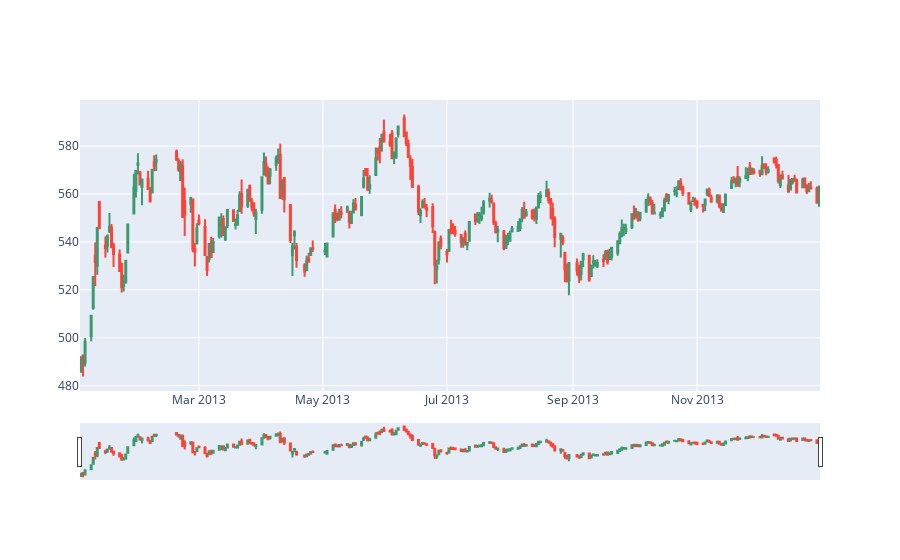
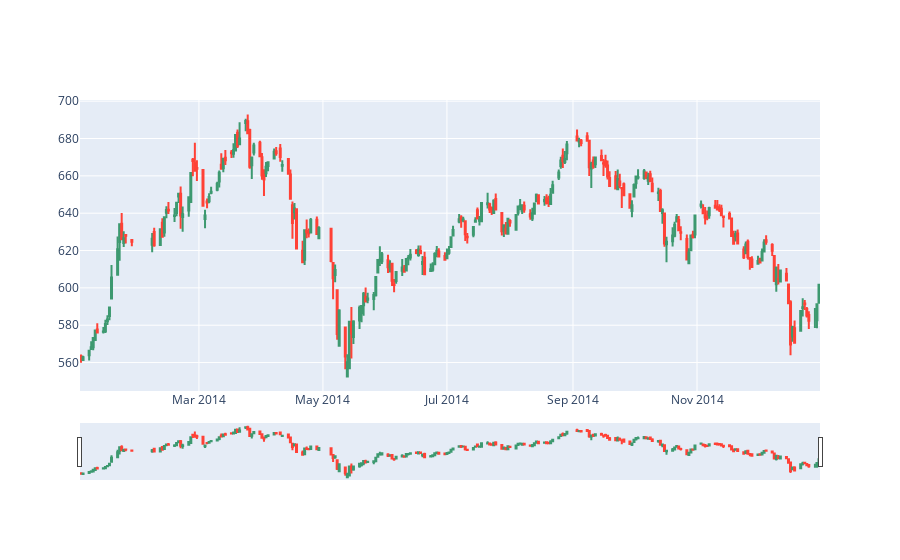
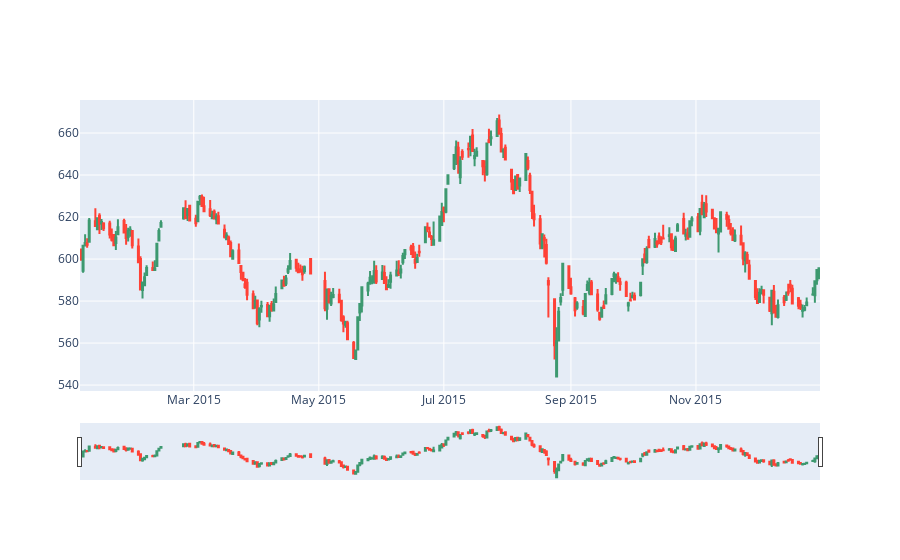
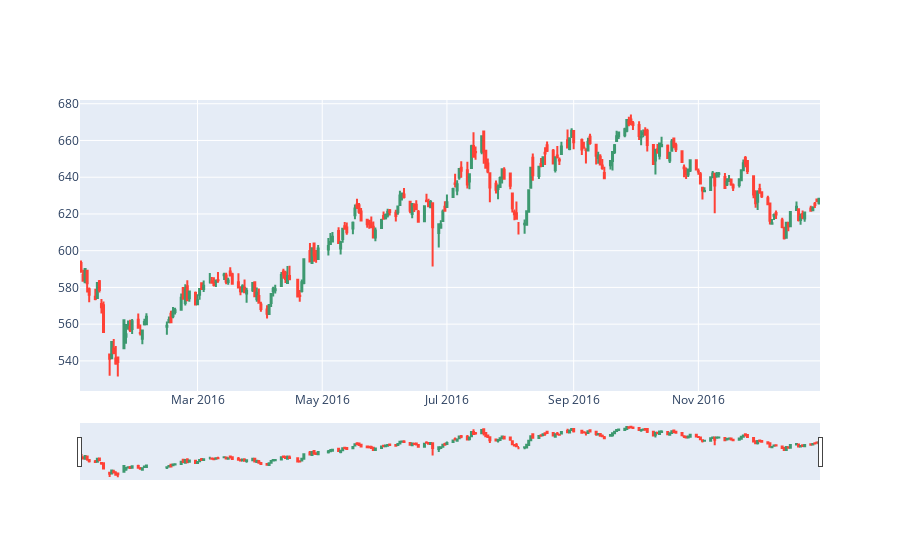

Here is the notebook cell these charts were saved with, in order:
### Code cell
candlestick_plot_from_to(data_VN30)

### Figure 1 — Plotly figure (JSON) as saved in the notebook; plotly's stock layout.template omitted (floating-point values rounded to 4 significant figures; data arrays with more than 128 entries replaced by an {"elided": "..."} marker saying what was removed)
{"data": [{"close": {"elided": "250 float values"}, "high": {"elided": "250 float values"}, "low": {"elided": "250 float values"}, "open": {"elided": "250 float values"}, "type": "candlestick", "x": {"elided": "250 str values"}}], "layout": {}}

### Figure 2 — Plotly figure (JSON) as saved in the notebook; plotly's stock layout.template omitted (floating-point values rounded to 4 significant figures; data arrays with more than 128 entries replaced by an {"elided": "..."} marker saying what was removed)
{"data": [{"close": {"elided": "247 float values"}, "high": {"elided": "247 float values"}, "low": {"elided": "247 float values"}, "open": {"elided": "247 float values"}, "type": "candlestick", "x": {"elided": "247 str values"}}], "layout": {}}

### Figure 3 — Plotly figure (JSON) as saved in the notebook; plotly's stock layout.template omitted (floating-point values rounded to 4 significant figures; data arrays with more than 128 entries replaced by an {"elided": "..."} marker saying what was removed)
{"data": [{"close": {"elided": "248 float values"}, "high": {"elided": "248 float values"}, "low": {"elided": "248 float values"}, "open": {"elided": "248 float values"}, "type": "candlestick", "x": {"elided": "248 str values"}}], "layout": {}}

### Figure 4 — Plotly figure (JSON) as saved in the notebook; plotly's stock layout.template omitted (floating-point values rounded to 4 significant figures; data arrays with more than 128 entries replaced by an {"elided": "..."} marker saying what was removed)
{"data": [{"close": {"elided": "251 float values"}, "high": {"elided": "251 float values"}, "low": {"elided": "251 float values"}, "open": {"elided": "251 float values"}, "type": "candlestick", "x": {"elided": "251 str values"}}], "layout": {}}
